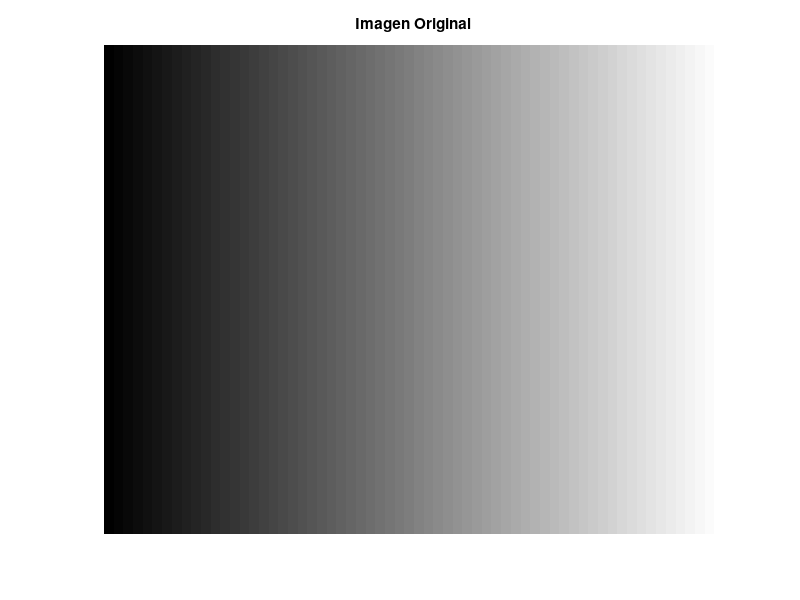

MATLAB code for this plot: (Note: this script raises an error after producing the figure.)
% Punto 1: Escala de Grises (0:255) Transformacion 1

clc

% Matriz de constantes (Colores 0-255)
m = linspace(0, 255, 256);
C = ones(length(m), 1) * m;

figure 
imagesc(C)
title("Imagen Original")
axis off
colormap gray
saveas(gcf, 'p1_p2_Im_Orig.png')

% Creamos la malla compleja (Coordenadas) asociada a la imagen anterior
Mc = Malla_Compleja(C); 

% Definimos la Transformacion ZT = e^(Z)
T = @(Z) exp(Z); 

% Aplicamos la Transformacion de Coordenadas
Mc_exp = T(Mc);

% Graficamos la Imagen Transformada
Graficar(C, Mc_exp, "Imagen Transformada: ZT = exp(Z)", 'p1_Im_Trans.png');

% Verificamos la Inversa 
T_INV = @(Z) log(Z);
Mc_inv = T_INV(Mc_exp);
Graficar(C, Mc_inv, "Inversa Imagen Transformada: ZT = Ln(Z)", 'p1_Im_Trans_Inv.png');

